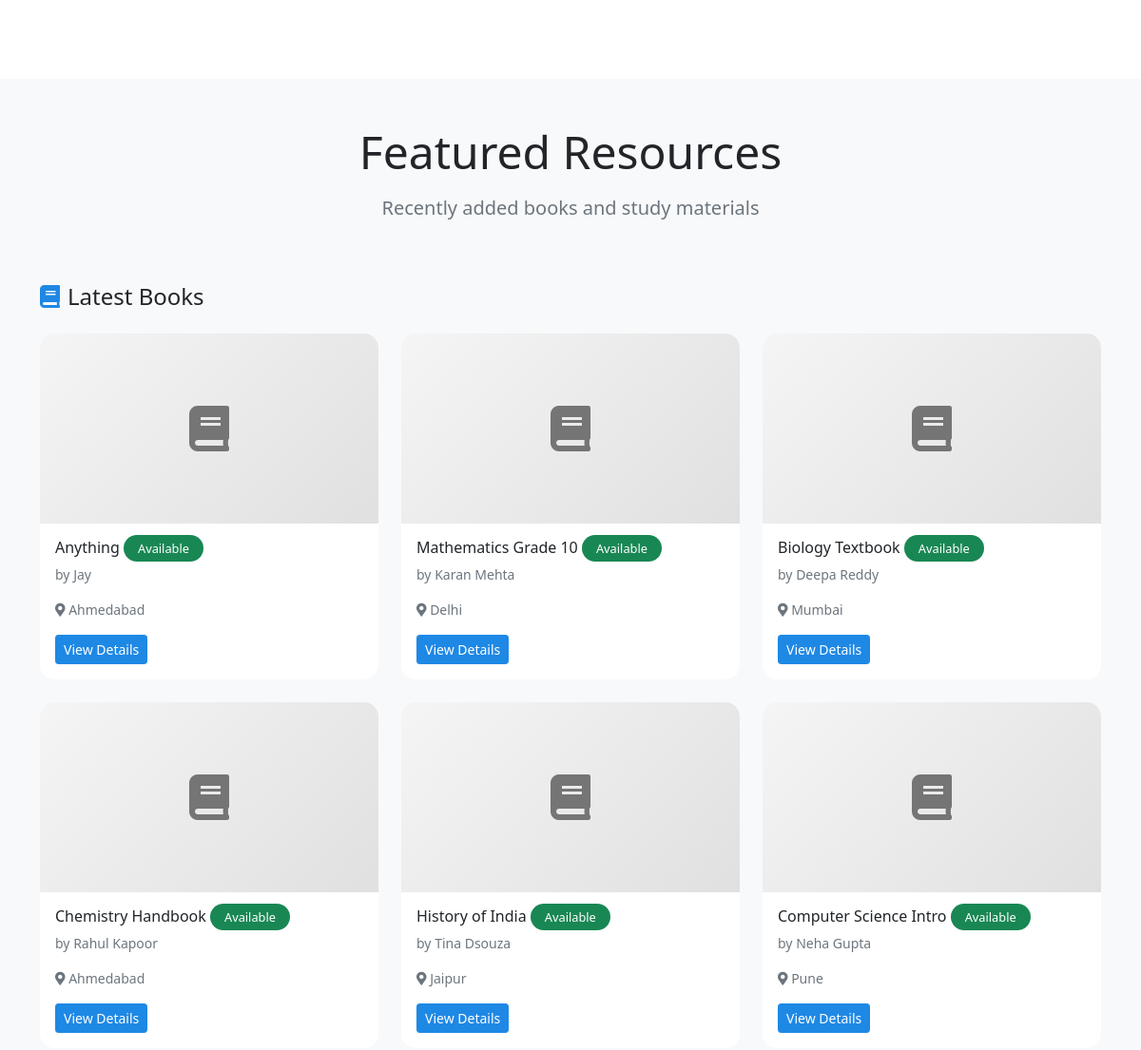
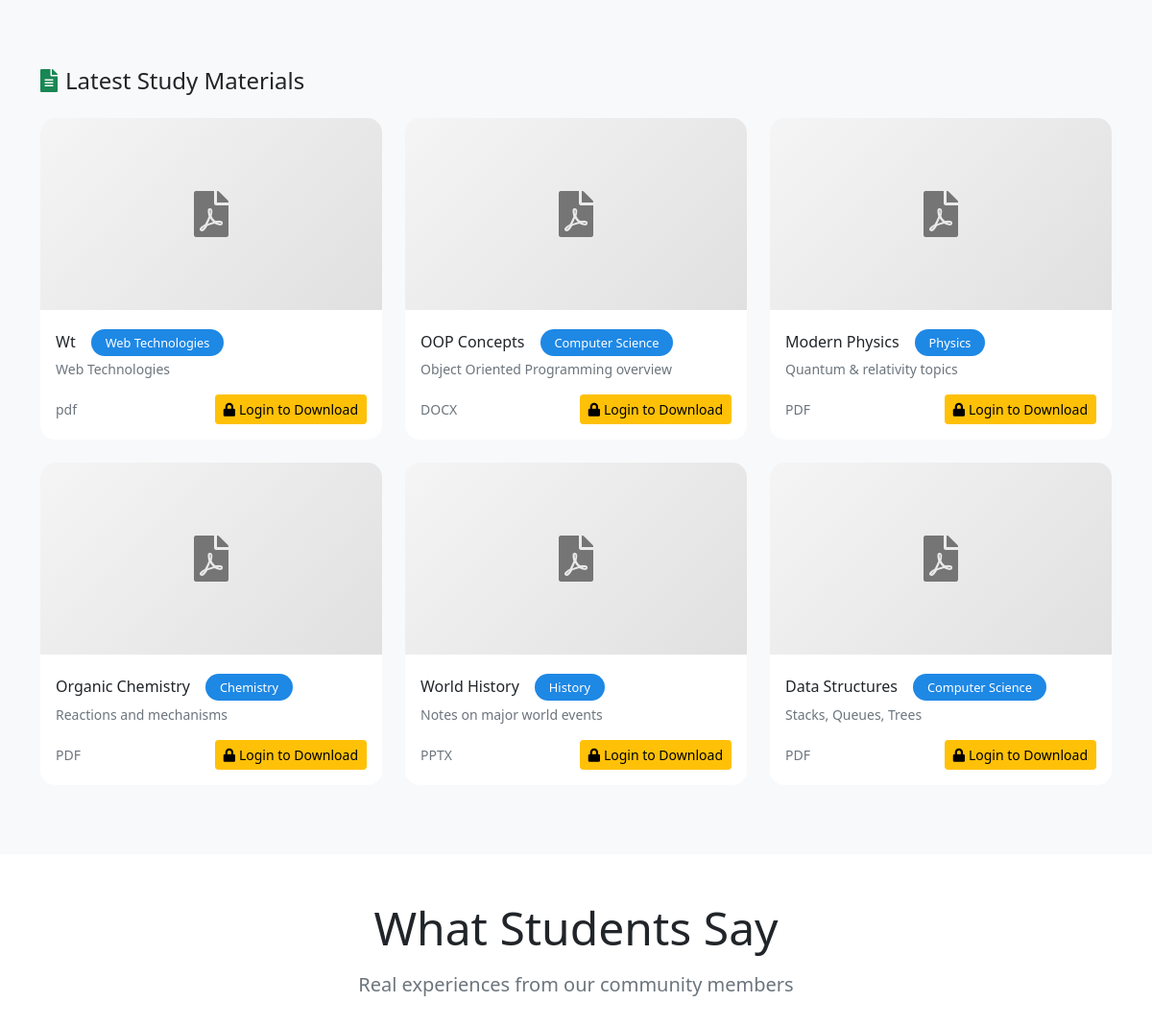
Before: / (middle part) with the older database file (2 pictures, top to bottom).
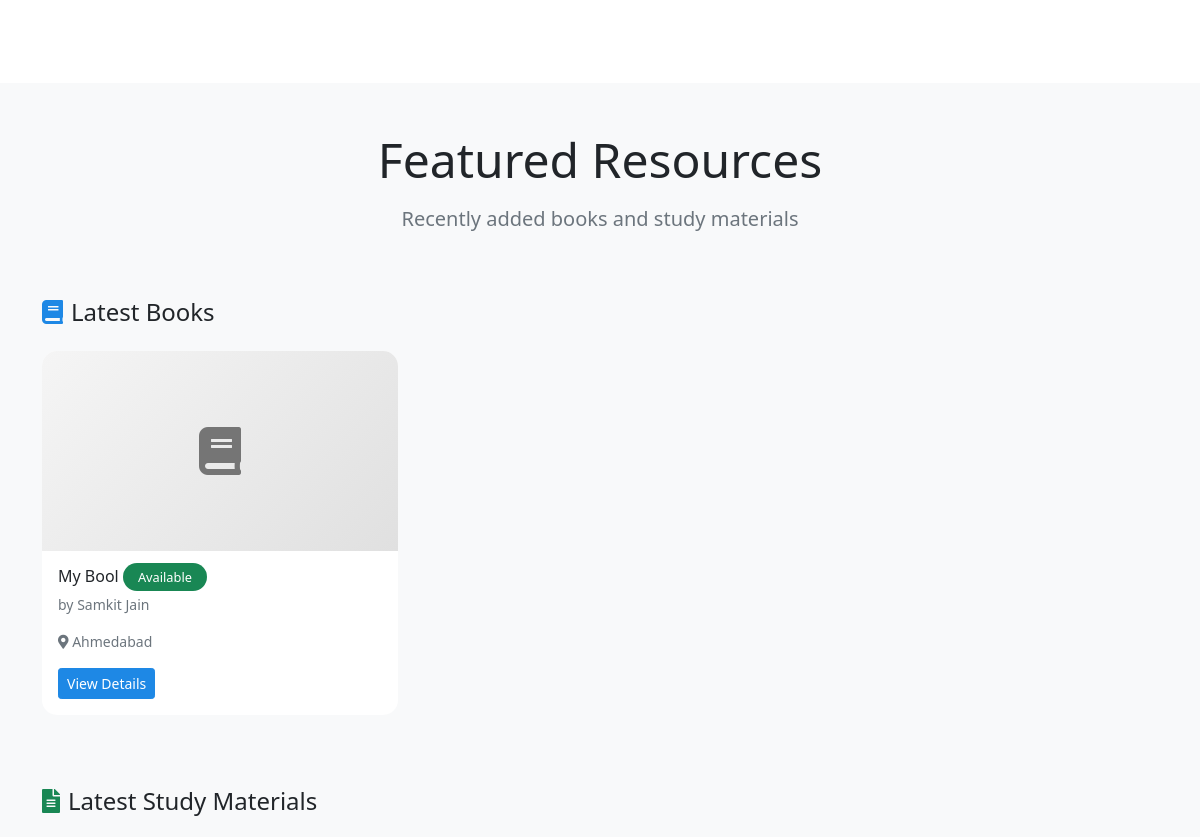
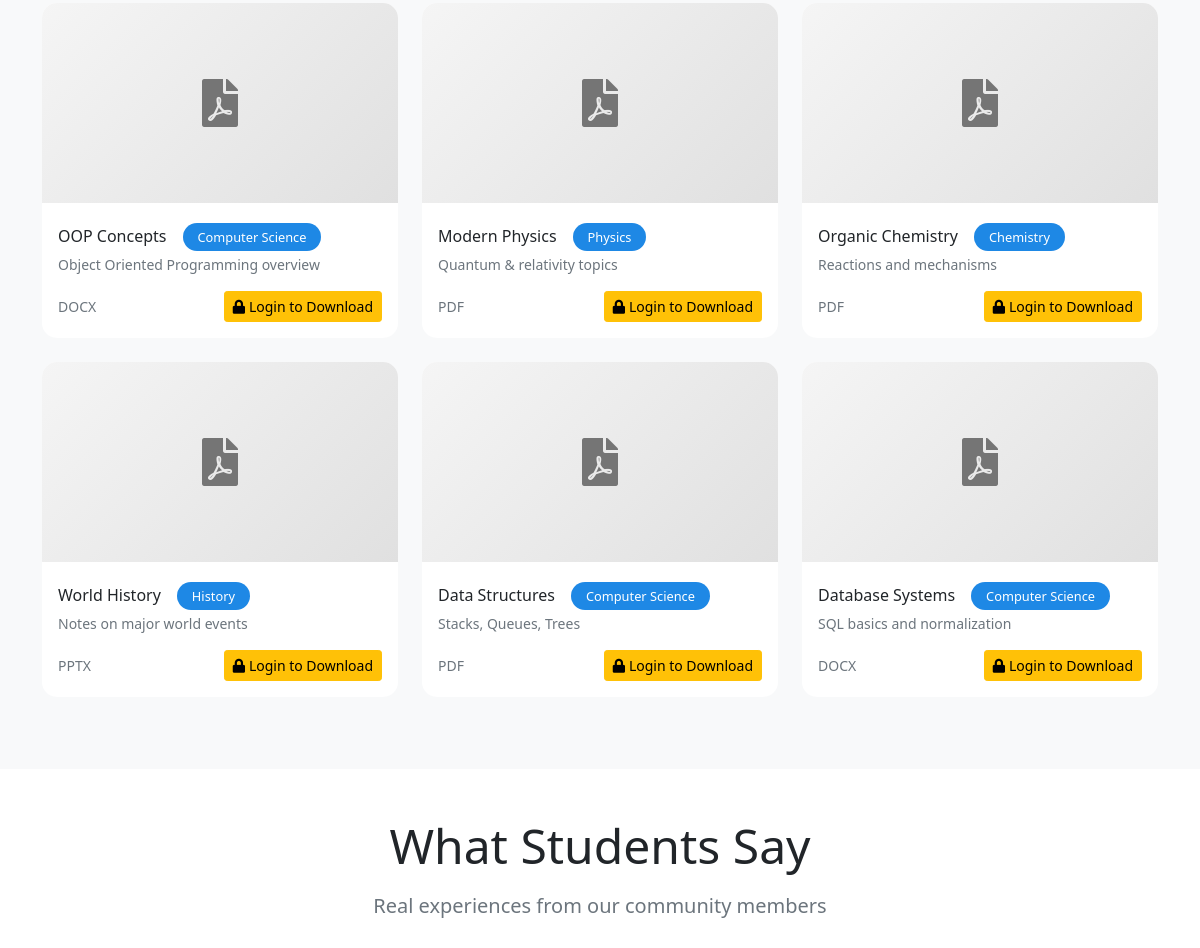
After: the same page with the newer database file (2 pictures, top to bottom).
### tables this page shows
CREATE TABLE `book_listings` (
  `id` int(11) NOT NULL,
  `user_id` int(11) DEFAULT NULL,
  `title` varchar(255) DEFAULT NULL,
  `status` enum('Available','Donated') DEFAULT 'Available',
  `image_path` varchar(255) DEFAULT NULL,
  `location` varchar(100) DEFAULT NULL,
  `created_at` timestamp NOT NULL DEFAULT current_timestamp(),
  `board_id` int(11) DEFAULT NULL,
  `subject_id` int(11) DEFAULT NULL
);

CREATE TABLE `users` (
  `id` int(11) NOT NULL,
  `name` varchar(100) NOT NULL,
  `email` varchar(100) NOT NULL,
  `password` varchar(255) NOT NULL,
  `location` varchar(100) DEFAULT NULL,
  `phone` varchar(15) DEFAULT NULL,
  `status` enum('blocked','active') NOT NULL DEFAULT 'active',
  `created_at` timestamp NOT NULL DEFAULT current_timestamp(),
  `last_active` timestamp NULL DEFAULT current_timestamp(),
  `latitude` decimal(10,8) DEFAULT NULL,
  `longitude` decimal(11,8) DEFAULT NULL
);

CREATE TABLE `digital_files` (
  `id` int(11) NOT NULL,
  `user_id` int(11) DEFAULT NULL,
  `title` varchar(255) DEFAULT NULL,
  `description` text DEFAULT NULL,
  `file_path` varchar(255) DEFAULT NULL,
  `subject` varchar(100) DEFAULT NULL,
  `course` varchar(100) DEFAULT NULL,
  `year` varchar(10) DEFAULT NULL,
  `file_type` varchar(20) DEFAULT NULL,
  `upload_date` timestamp NOT NULL DEFAULT current_timestamp()
);

### includes/session.php (called while the page is built, shortened)
<?php
function isLoggedIn() {
    return isset($_SESSION['user_id']);
}
?>

### index.php (the view, shortened to what this page needs)
<?php
require_once 'includes/db_connect.php';
require_once 'includes/session.php';
require_once 'includes/header.php';
$recent_books = mysqli_query($mysqli, "SELECT b.*,u.name as author FROM book_listings b join users u on b.user_id=u.id WHERE b.status = 'Available' ORDER BY created_at DESC LIMIT 6");
$recent_files = mysqli_query($mysqli, "SELECT * FROM digital_files ORDER BY upload_date DESC LIMIT 6");
?>
<div class="container py-5">
    <div class="row">
        <div class="col-lg-3 col-md-6 mb-4">
            <div class="process-step">
            </div>
        </div>
        <div class="col-lg-3 col-md-6 mb-4">
            <div class="process-step">
            </div>
        </div>
        <div class="col-lg-3 col-md-6 mb-4">
            <div class="process-step">
            </div>
        </div>
        <div class="col-lg-3 col-md-6 mb-4">
            <div class="process-step">
            </div>
        </div>
    </div>
</div>
<div class="bg-light py-5">
    <div class="container">
        <div class="row mb-5">
            <div class="col-12 text-center">
                <h2 class="display-5 mb-3">Featured Resources</h2>
                <p class="lead text-muted">Recently added books and study materials</p>
            </div>
        </div>
        <div class="row mb-5">
            <div class="col-12">
                <h4 class="mb-4"><i class="fas fa-book text-primary me-2"></i>Latest Books</h4>
            </div>
            <?php while ($book = mysqli_fetch_assoc($recent_books)): ?>
                <div class="col-lg-4 col-md-6 mb-4">
                    <div class="card resource-card">
                        <div class="card-img-top">
                            <i class="fas fa-book"></i>
                        </div>
                        <div class="card-body">
                            <h6 class="card-title"><?php echo htmlspecialchars($book['title']); ?>
                                <span
                                    class="category-badge bg-success text-white mb-2"><?php echo htmlspecialchars($book['status'] ?? 'General'); ?></span>
                            </h6>
                            <p class="text-muted small">by <?php echo htmlspecialchars($book['author']); ?></p>
                            <p class="text-muted small"><i class="fas fa-map-marker-alt"></i>
                                <?php echo htmlspecialchars($book['location']); ?></p>
                            <a href="books/view.php?id=<?php echo $book['id']; ?>" class="btn btn-sm btn-primary">View
                                Details</a>
                        </div>
                    </div>
                </div>
            <?php endwhile; ?>
        </div>
        <div class="row">
            <div class="col-12">
                <h4 class="mb-4"><i class="fas fa-file-alt text-success me-2"></i>Latest Study Materials</h4>
            </div>
            <?php while ($file = mysqli_fetch_assoc($recent_files)): ?>
                <div class="col-lg-4 col-md-6 mb-4">
                    <div class="card resource-card">
                        <div class="card-img-top">
                            <i class="fas fa-file-pdf"></i>
                        </div>
                        <div class="card-body">
                            <h6 class="card-title mt-2"><?php echo htmlspecialchars($file['title']); ?><span
                                    class="category-badge bg-primary text-white m-3"><?php echo htmlspecialchars($file['subject'] ?? 'Study Material'); ?></span>
                            </h6>
                            <p class="text-muted small"><?php echo htmlspecialchars($file['description']); ?></p>
                            <div class="d-flex justify-content-between align-items-center">
                                <small class="text-muted"><?php echo htmlspecialchars($file['file_type']) ?>
                                </small>
                                <?php if (isLoggedIn()): ?>
                                    <a href="download.php?id=<?php echo $file['id']; ?>" class="btn btn-success btn-sm">
                                        <i class="fas fa-download me-1"></i>Download
                                    </a>
                                <?php else: ?>
                                    <a href="login.php" class="btn btn-warning btn-sm">
                                        <i class="fas fa-lock me-1"></i>Login to Download
                                    </a>
                                <?php endif; ?>
                            </div>
                        </div>
                    </div>
                </div>
            <?php endwhile; ?>
        </div>
    </div>
</div>
<div class="container py-5">
    <div class="row mb-5">
        <div class="col-12 text-center">
            <h2 class="display-5 mb-3">What Students Say</h2>
            <p class="lead text-muted">Real experiences from our community members</p>
        </div>
    </div>
</div>
<?php require_once 'includes/footer.php'; ?>

Changed rows visible on the page:
removed book_listings: title "Anything", status "Available", user.name "Jay", location "Ahmedabad"
removed book_listings: title "Mathematics Grade 10", status "Available", user.name "Karan Mehta", location "Delhi"
removed book_listings: title "Biology Textbook", status "Available", user.name "Deepa Reddy", location "Mumbai"
removed book_listings: title "Chemistry Handbook", status "Available", user.name "Rahul Kapoor", location "Ahmedabad"
removed book_listings: title "History of India", status "Available", user.name "Tina Dsouza", location "Jaipur"
removed book_listings: title "Computer Science Intro", status "Available", user.name "Neha Gupta", location "Pune"
removed digital_files: title "Wt", subject "Web Technologies", description "Web Technologies", file_type "pdf"
added book_listings: title "My Bool", status "Available", user.name "Samkit Jain", location "Ahmedabad"
now on this page (row unchanged): digital_files: title "Database Systems", subject "Computer Science", description "SQL basics and normalization", file_type "DOCX"
